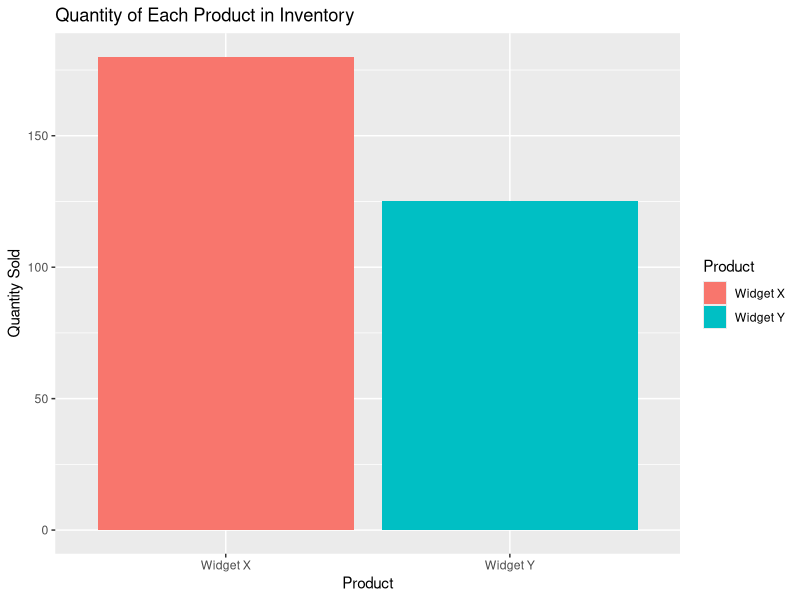
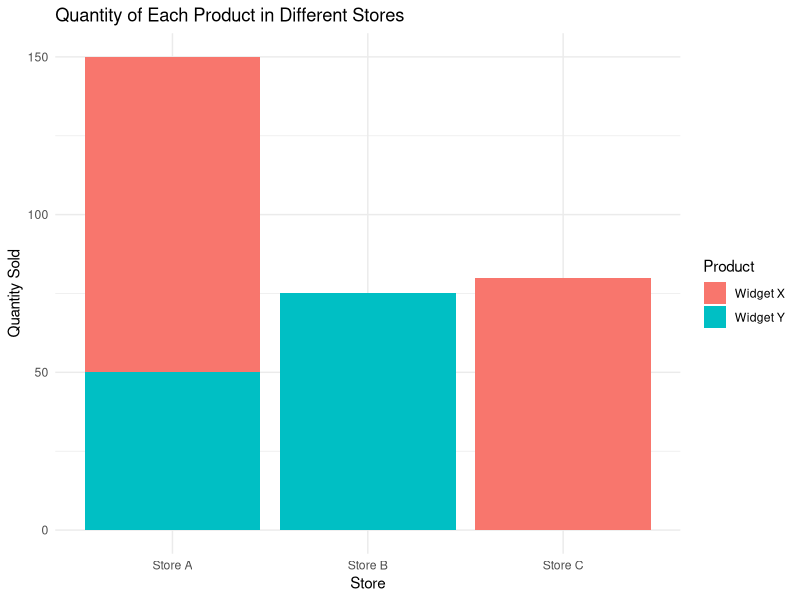
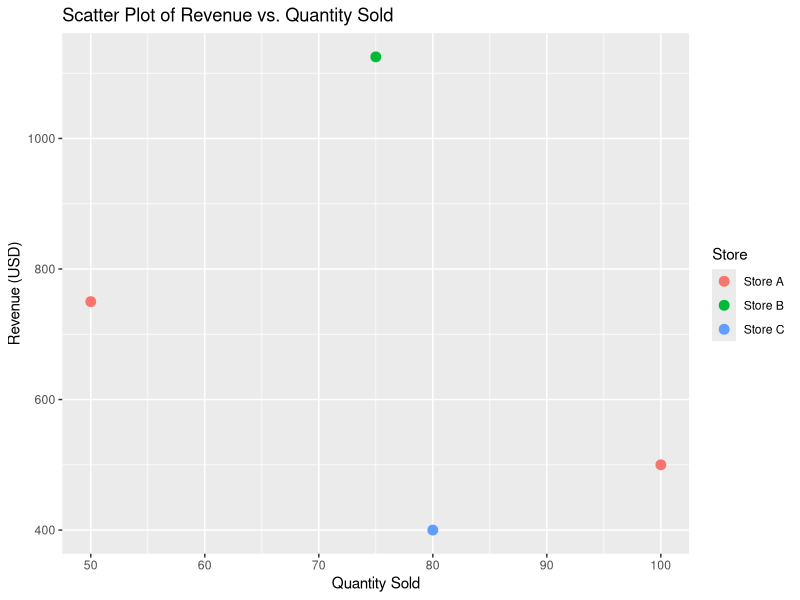

The R script that drew these images, in order:
library(ggplot2)
data <- data.frame(
  Store = c("Store A", "Store B", "Store A", "Store C"),
  Product = c("Widget X", "Widget Y", "Widget Y", "Widget X"),
  Quantity_Sold = c(100, 75, 50, 80),
  Revenue = c(500.00, 1125.00, 750.00, 400.00)
)
#1
total_quantity <- aggregate(Quantity_Sold ~ Product, data = data, sum)
ggplot(total_quantity, aes(x = Product, y = Quantity_Sold, fill = Product)) +
  geom_bar(stat = "identity") +
  labs(title = "Quantity of Each Product in Inventory",
       x = "Product",
       y = "Quantity Sold")

#2
ggplot(data, aes(x = Store, y = Quantity_Sold, fill = Product)) +
  geom_bar(stat = "identity") +
  labs(title = "Quantity of Each Product in Different Stores",
       x = "Store",
       y = "Quantity Sold") +
  theme_minimal()
#3
ggplot(data, aes(x = Quantity_Sold, y = Revenue, color = Store)) +
  geom_point(size = 3) +
  labs(title = "Scatter Plot of Revenue vs. Quantity Sold",
       x = "Quantity Sold",
       y = "Revenue (USD)",
       color = "Store")